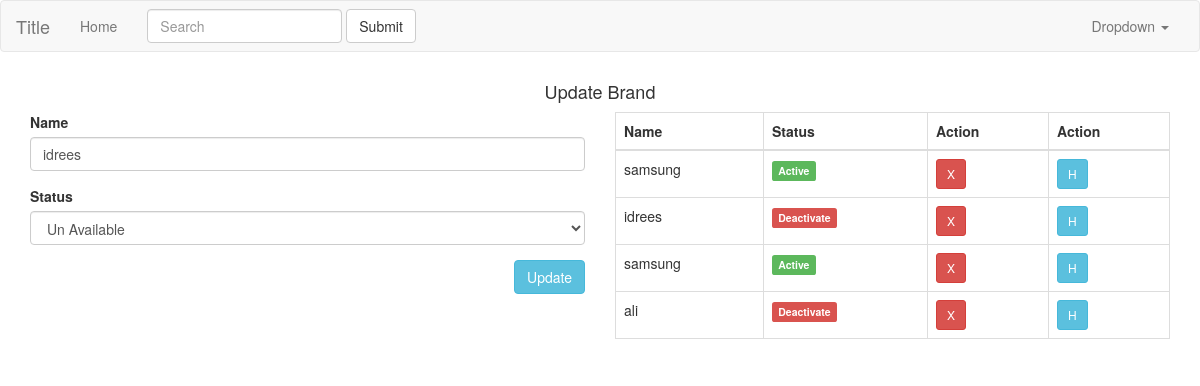
The app's page /admin/index.php?nav=brand&edit_brand_id=2 (signed in) with its own data.
### tables this page shows
CREATE TABLE `brands` (
  `brand_id` int(11) NOT NULL,
  `brand_name` varchar(255) NOT NULL,
  `brand_sts` varchar(255) NOT NULL,
  `brand_timestamp` int(11) NOT NULL DEFAULT current_timestamp()
);

### admin/pages/brand.php (the view, shortened to what this page needs)
<?php if(!empty($_REQUEST['edit_brand_id'])){?>
<?php $edit_brand_id = $_REQUEST['edit_brand_id'];
 $query=mysqli_query($dbc,"SELECT * FROM brands WHERE brand_id = '$edit_brand_id'");
 $brand=mysqli_fetch_assoc($query);
 ?>
<div class="row">
	<h4 class="text-center">Update Brand</h4>
	<div class="col-sm-6">
	 <form action="" method="POST">
		<div class="form-group">
			<label for="" class="control-label">Name</label>
			<input type="text" name="brand_name" class="form-control" value="<?=$brand['brand_name']?>">
			</div>
		<div class="form-group">
			<label for="" class="control-label">Status</label>
			<select name="brand_sts" id="" class="form-control" value="<?=$brand['brand_sts']?>">
				<option <?php if(@$brand['brand_sts'] == 0) {?> <?php echo "selected";?> <?php }?> value="0">Un Available</option>
			</select>
			</div>
		<input type="submit" name="update_brand" value="Update" class="btn btn-info pull-right">
	</div>
	<div class="col-sm-6">
	 <table class="table table-bordered">
	  <thead>
		<tr>
		 <th>Name</th>
		 <th>Status</th>
		 <th>Action</th>
		<th>Action</th>
	    </tr>
	   </thead>
		<tbody>
		   	<?php $query1 = mysqli_query($dbc,"SELECT * FROM brands");
		   	while($row1=mysqli_fetch_assoc($query1)): ?>
		   	<tr>
		   	 <td><?=$row1['brand_name']?></td>
		   	 <td><?=getStatus($row1['brand_sts']);?></td>
		   	 <td><a class="btn btn-danger btn-sm" href="index.php?nav=brand&del_brand_id=<?=$row1['brand_id']?>">X</a></td>
		   	 <td><a href="index.php?nav=brand&edit_brand_id=<?=$row1['brand_id']?>" class="btn btn-info btn-sm">H</a>
		   	 </td>
		   	</tr>
		   <?php endwhile;?>
		   </tbody>
		</table>
	</div>
</div>
<?php }?>

### connect/db.php (shortened to what this page needs)
<?php
  function getStatus($sts){
    switch ($sts) {
      case '0':
      return '<label class="label label-danger">Deactivate</label>';
        break;
      case '1':
      return '<label class="label label-success">Active</label>';
        break;
    }
  }
 ?>

### records on screen
brands: brand_name "idrees", brand_sts "Un Available", shows "Deactivate"
brands: brand_name "samsung", brand_sts "Active"
brands: brand_name "samsung", brand_sts "Active"
brands: brand_name "ali", brand_sts "Deactivate"

### other values on screen
$value "Home"
